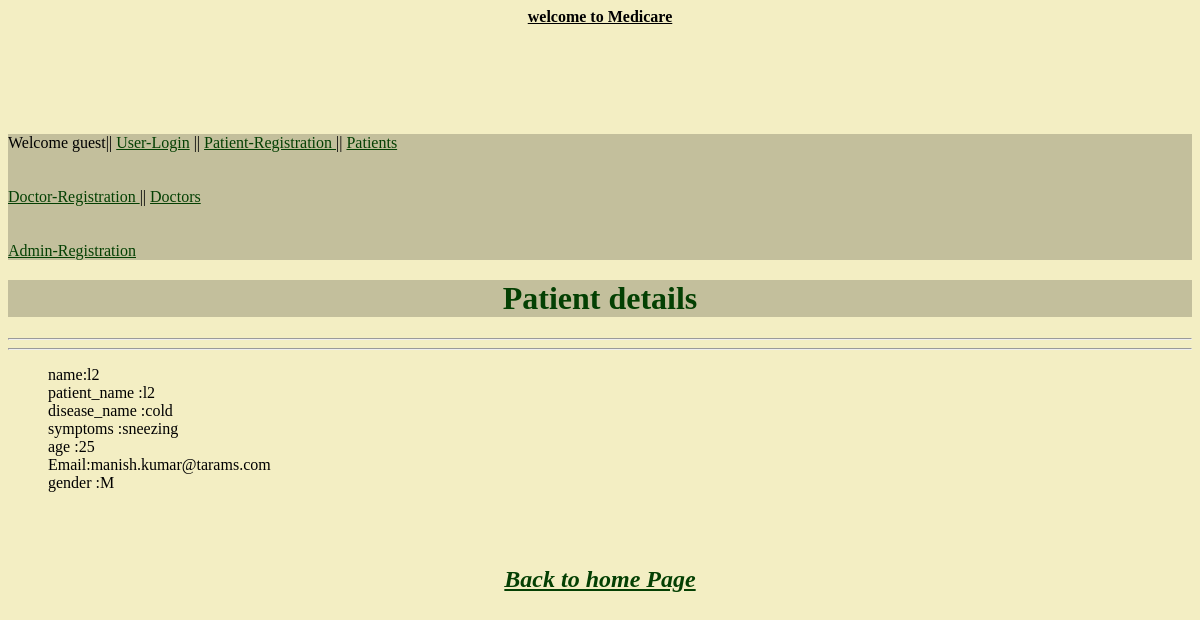
The page /patients/showdata/2/ on the database its author committed.
### patients/models.py (models this page shows)
class Patients(models.Model):
    patient = models.ForeignKey(User,unique=True)
    patient_name = models.CharField(max_length = 30,null = True)
    disease_name = models.CharField(max_length = 30,null = True)
    symptoms     = models.TextField(null = True)
    age          = models.IntegerField(null = True)
    gender       = models.CharField(max_length = 6,null = True)
    mobile_no    = models.IntegerField(null = True)

### patients/views.py (the view)
# urls.py: url(r'showdata/(?P<test_id>\d+)/$','patients.views.showdata'),
def showdata(request,test_id):
    users = Patients.objects.get(id = test_id)
    return render_to_response('patients/showdata.html',locals())

### templates/patients/showdata.html (shortened to what this page needs)
{% extends "base.html"  %}
{%  block content %}
<h1><center>Patient details</center></h1><hr><hr>
 <ul>
                   name:{{ users.patient.username }}<br>
                   patient_name :{{ users.patient_name }}<br>
                   disease_name :{{ users.disease_name }}<br>
                   symptoms :{{ users.symptoms }}<br>
                   age :{{ users.age }}<br>
                   Email:{{ users.patient.email }}<br>
                   gender :{{ users.gender }}<br>
<br><br><br>
           </ul>
       <center><h2><i><a href="/">Back to home Page</a></i></h2></center><br>
{% endblock  %}

### templates/base.html (style rules this page uses)
body { background-color:rgba(238,232,170,0.7) }
a { color:#044003; }
h1 { background-color:rgba(0,0,0,0.2); color:#044003; margin-top:20px; }

### rows shown on the page
Patients: patient.username "l2", patient_name "l2", disease_name "cold", symptoms "sneezing", age "25", patient.email "manish.kumar@tarams.com", gender "M"
